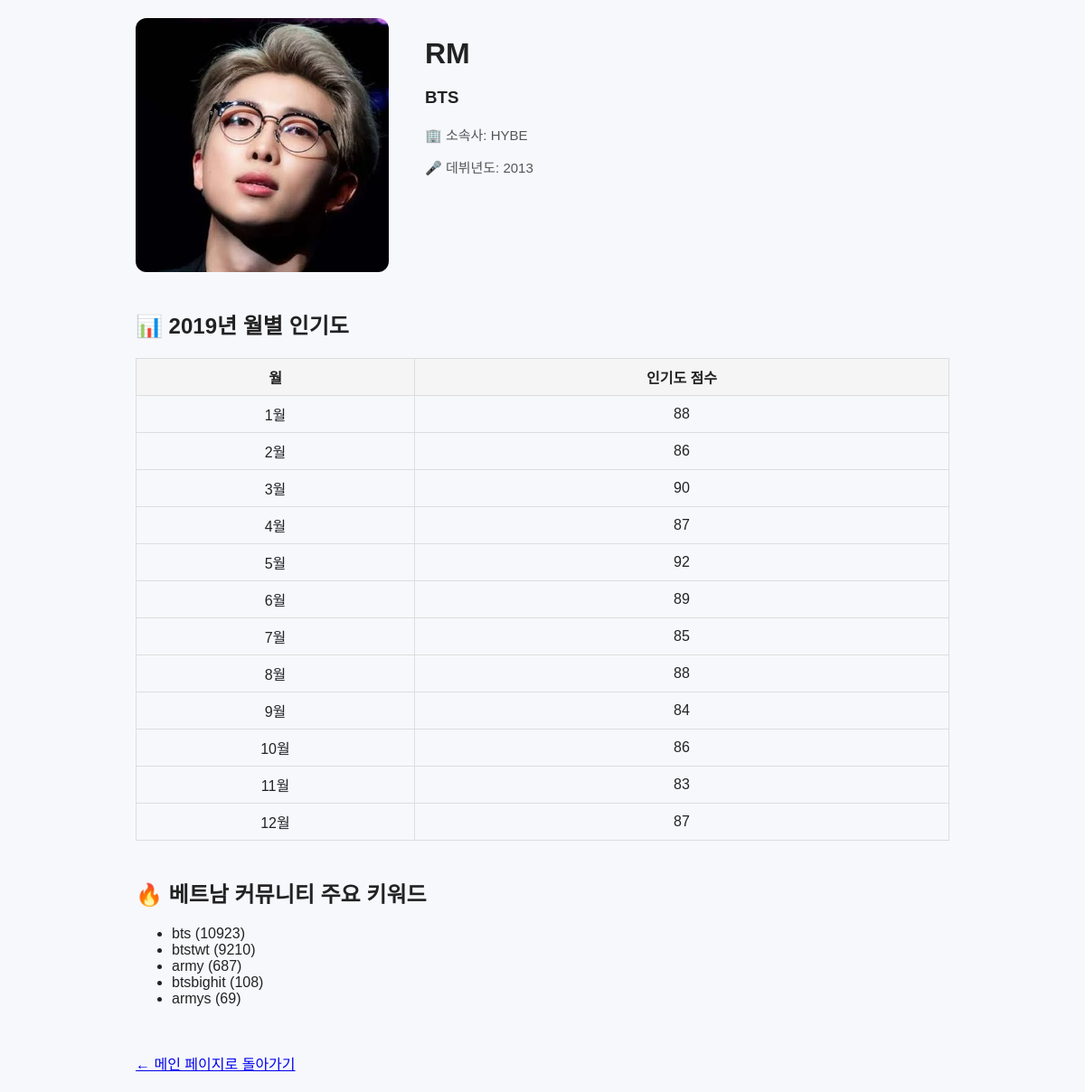
/idol/1, run on the app's committed database.
### tables this page shows
CREATE TABLE idol (
    id INTEGER PRIMARY KEY AUTOINCREMENT,
    name TEXT NOT NULL,
    group_name TEXT NOT NULL,
    debut_year INTEGER,
    agency TEXT
, image TEXT);

CREATE TABLE idol_popularity (
    id INTEGER PRIMARY KEY AUTOINCREMENT,
    idol_id INTEGER NOT NULL,
    year INTEGER NOT NULL,
    month INTEGER NOT NULL,
    popularity_score INTEGER NOT NULL,
    FOREIGN KEY (idol_id) REFERENCES idol(id)
);

### app.py (the view)
@app.route("/idol/<int:id>")
def idol_detail(id):
    conn = get_db()
    cur = conn.cursor()
    cur.execute("SELECT * FROM idol WHERE id = ?", (id,))
    idol = cur.fetchone()
    if idol is None:
        conn.close()
        return "아이돌 정보를 찾을 수 없습니다.", 404
    cur.execute("""
        SELECT month, popularity_score
        FROM idol_popularity
        WHERE idol_id = ?
          AND year = 2019
        ORDER BY month
    """, (id,))
    popularity = cur.fetchall()
    cur.execute("""
        SELECT keyword, SUM(keyword_count) AS total_count
        FROM keyword_trend
        WHERE year = 2019
          AND (
              LOWER(keyword) LIKE '%' || LOWER(?) || '%'
              OR LOWER(keyword) LIKE '%' || LOWER(?) || '%'
          )
        GROUP BY keyword
        ORDER BY total_count DESC
        LIMIT 5
    """, (idol["name"], idol["group_name"]))
    keywords = cur.fetchall()
    conn.close()
    return render_template(
        "idol_detail.html",
        idol=idol,
        popularity=popularity,
        keywords=keywords
    )

### app.py (called while the page is built)
def get_db():
    conn = sqlite3.connect("database.db")
    conn.row_factory = sqlite3.Row
    return conn

### templates/idol_detail.html (shortened to what this page needs)
<!DOCTYPE html>
<html lang="ko">
<head>
    <link rel="stylesheet" href="{{ url_for('static', filename='style.css') }}">
</head>
<body>
<div class="detail-container">
    <div class="idol-header">
        <img
            src="{{ url_for('static', filename='images/' ~ idol.image) }}"
            alt="{{ idol.name }}"
        >
        <div class="idol-info">
            <h1>{{ idol.name }}</h1>
            <h3>{{ idol.group_name }}</h3>
            <div class="meta">
                <p>🏢 소속사:
                    {{ idol.agency if idol.agency else "정보 없음" }}
                </p>
                <p>🎤 데뷔년도:
                    {{ idol.debut_year if idol.debut_year else "정보 없음" }}
                </p>
            </div>
        </div>
    </div>
    <section>
        <h2>📊 2019년 월별 인기도</h2>
        {% if popularity and popularity|length > 0 %}
        <table>
            <thead>
                <tr>
                    <th>월</th>
                    <th>인기도 점수</th>
                </tr>
            </thead>
            <tbody>
                {% for row in popularity %}
                <tr>
                    <td>{{ row.month }}월</td>
                    <td>{{ row.popularity_score }}</td>
                </tr>
                {% endfor %}
            </tbody>
        </table>
        {% else %}
            <p>월별 인기도 데이터가 없습니다.</p>
        {% endif %}
    </section>
    <section>
        <h2>🔥 베트남 커뮤니티 주요 키워드</h2>
        {% if keywords and keywords|length > 0 %}
            <ul>
                {% for k in keywords %}
                <li>{{ k.keyword }} ({{ k.total_count }})</li>
                {% endfor %}
            </ul>
        {% else %}
            <p>관련 키워드 데이터가 없습니다.</p>
        {% endif %}
    </section>
    <footer style="margin-top:50px;">
        <a href="/">← 메인 페이지로 돌아가기</a>
    </footer>
</div>
</body>
</html>

### static/style.css (style rules this page uses)
body { font-family: "Apple SD Gothic Neo", "Noto Sans KR", sans-serif; margin: 0; padding: 0; background: #f7f8fc; color: #222; }

### templates/idol_detail.html (style rules this page uses)
.detail-container { max-width: 900px; margin: 0 auto; padding: 20px; }
.idol-header { display: flex; gap: 40px; align-items: flex-start; }
.idol-header img { width: 280px; border-radius: 12px; }
.idol-info { flex: 1; }
.idol-info h1 { margin-bottom: 10px; }
.meta { margin-top: 10px; font-size: 15px; color: #555; }
table { margin-top: 15px; border-collapse: collapse; width: 100%; }
table th, table td { border: 1px solid #ddd; padding: 8px; text-align: center; }
table th { background-color: #f5f5f5; }
section { margin-top: 40px; }

### data on the page
idol: image (picture), name "RM", group_name "BTS", agency "HYBE", debut_year "2013"
idol_popularity: month "1", popularity_score "88"
idol_popularity: month "2", popularity_score "86"
idol_popularity: month "3", popularity_score "90"
idol_popularity: month "4", popularity_score "87"
idol_popularity: month "5", popularity_score "92"
idol_popularity: month "6", popularity_score "89"
idol_popularity: month "7", popularity_score "85"
idol_popularity: month "8", popularity_score "88"
idol_popularity: month "9", popularity_score "84"
idol_popularity: month "10", popularity_score "86"
idol_popularity: month "11", popularity_score "83"
idol_popularity: month "12", popularity_score "87"

### other printed values
{{ k.keyword }} "bts" "btstwt" "army" "btsbighit" "armys"
{{ k.total_count }} "10923" "9210" "687" "108" "69"
